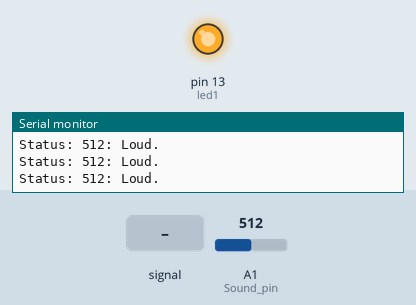
Simulated run of this sketch. Board: Arduino Uno, built with avr-gcc and run on an emulated ATmega328P. Parts: output pins drawn as LEDs (lit = HIGH), the last lines printed to the serial monitor. The inputs (shaded band) are chosen by the test bench; at power-on: A1 (Sound_pin) = 512.

Above: at 1.3 s.
1.4 s: A1 (Sound_pin) fed a 200 Hz sine of ±460 counts around its level
At 3.9 s:
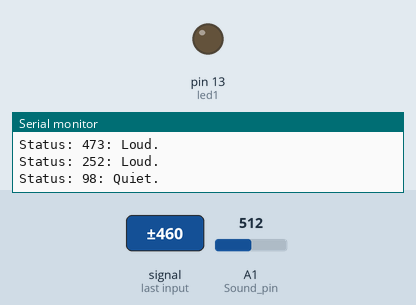
4.5 s: A1 (Sound_pin) set to 107
7.2 s: A1 (Sound_pin) set to 93
At 8.3 s:
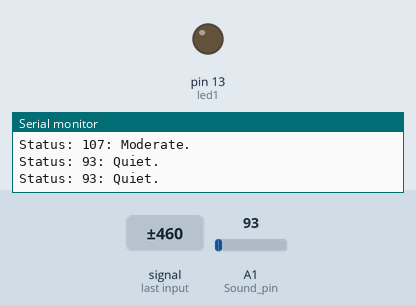
9.0 s: A1 (Sound_pin) set to 110
Timing chart, 0 to 12.0 s (numbered marks = the images above; inputs shaded):
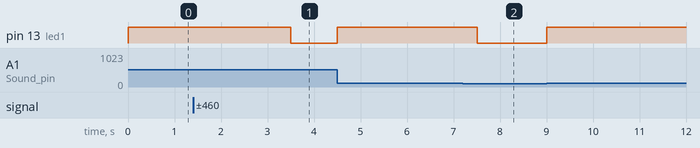

Measured:
- after the input at 1.4 s, pin 13 (led1): HIGH → LOW after 2.1 s
- after the input at 7.2 s, pin 13 (led1): HIGH → LOW after 0.31 s

The sketch:

ParoCollar_TestSoundSensor.ino
```cpp
//Paro Collar - Sensor Code


//Setup pins
int led1 = 13;
int Sound_pin = 1;
int loop_ctr=0;
int sound_max=0;


void setup()
{

  Serial.begin(9600);

  //  Configure LED pin as output
  pinMode(led1, OUTPUT);

  // Display status
  Serial.println("Initialized");

}


void loop()
{
  if(loop_ctr>10)
  {
    // Convert Max Sound value into a message and set LED
    Serial.print("MAX: ");
    Serial.print(sound_max);
    Serial.print(": ");
    if(sound_max <= 100)
    {
      Serial.print("Quiet.");
      digitalWrite(led1, LOW);
    }
    else if( (sound_max > 100) && ( sound_max <= 200) )
    {
      Serial.print("Moderate.");
      digitalWrite(led1, HIGH);
    }
    else if(sound_max > 200)
    {
      Serial.print("Loud.");
      digitalWrite(led1, HIGH);
    }
    Serial.print("\n");
    sound_max=0;
    loop_ctr=0;
  }

  else
  {
    int sound_val;

    // Check the Sound Value (envelope input)
    sound_val = analogRead(Sound_pin);

    //Compare sound_max
    if(sound_val>sound_max)
    {  sound_max=sound_val;  }

    // Convert envelope Sound value into a message and set LED
    Serial.print("Status: ");
    Serial.print(sound_val);
    Serial.print(": ");
    if(sound_val <= 100)
    {
      Serial.print("Quiet.");
      digitalWrite(led1, LOW);
    }
    else if( (sound_val > 100) && ( sound_val <= 200) )
    {
      Serial.print("Moderate.");
      digitalWrite(led1, HIGH);
    }
    else if(sound_val > 200)
    {
      Serial.print("Loud.");
      digitalWrite(led1, HIGH);
    }
    Serial.print("\n");
  }


  //Finish loop
  loop_ctr+=1;                                 //Increment loop_flag
  delay(500);                                   // pause for 500 ms


}
```
